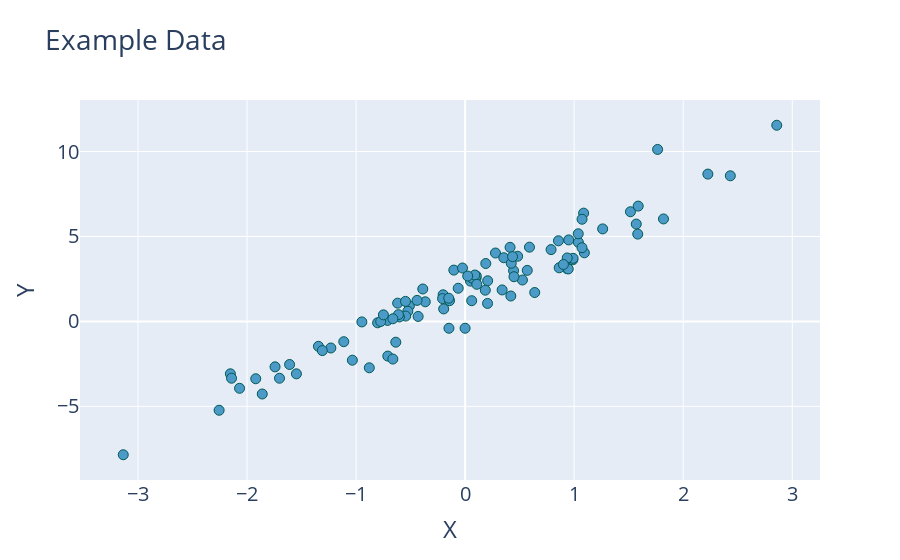

Here is the notebook cell this chart was saved with:
### Code cell
# Let's generate some data for the example
import numpy as np
import pandas as pd
import seaborn as sns

# X is taken from random realizations of a normal distribution
X = np.random.randn(100)

# Let's say the true relation between X and Y is defined by the function f(x) = 3x + 2
Y = X*3 + 2

# Let's now add some noise to the measure of Y, taken from a normal distribution
noise = np.random.randn(100)
Y += noise

# This is what our data looks like
import plotly.graph_objects as go
fig = go.Figure()
fig.add_trace(go.Scatter(x=X,y=Y,
              marker=dict(color=color_chart[0], size=10),
              mode="markers",
              name = "data"))
fig.update_layout(
    title="Example Data",
    xaxis_title="X",
    yaxis_title="Y"
    )
fig.data[0].marker.line.width = 1
fig.data[0].marker.line.color = color_chart[-1]
fig.update_layout(font=dict(size=20))
fig.show()

### Figure 1 — Plotly figure (JSON) as saved in the notebook; plotly's stock layout.template omitted (floating-point values rounded to 4 significant figures)
{"data": [{"marker": {"color": "#4B9AC7", "line": {"color": "#015955", "width": 1}, "size": 10}, "mode": "markers", "name": "data", "type": "scatter", "x": [0.2065, -0.1484, -0.0003126, 1.261, -0.8028, -0.6189, 0.0492, 0.2783, 1.094, 0.8558, 1.087, -0.712, -1.861, 2.858, -0.7743, -0.9471, 0.5255, -0.6359, -1.743, 2.226, -2.256, -0.5117, -0.202, -0.1039, 0.9347, 0.9875, -0.2069, -0.3884, 0.3544, 0.1004, 2.432, 0.06024, 0.419, 1.039, 0.1023, 0.8625, -0.1968, 0.444, 0.1894, -0.02423, -0.1433, -0.5254, 0.1852, 0.0691, 0.99, 0.6383, -1.702, -1.113, -0.5454, -1.61, -0.6029, -0.3656, 1.819, 1.57, 0.9362, 1.072, 0.4229, -0.06349, -0.1504, -0.7092, -2.153, -0.6117, 0.7881, -2.069, 0.06421, 1.072, 0.4817, 0.9455, -1.547, 0.9013, 0.9498, -0.879, -1.232, -0.547, 1.516, 1.037, 1.583, 0.59, -1.92, -0.4408, -2.142, 0.4479, -1.034, 0.08882, 0.3393, 0.2056, -3.135, 1.587, -0.663, 0.412, -1.345, -0.431, 1.765, -0.7494, -1.31, 0.1069, 0.5696, 0.4347, -0.6626, 0.02369], "y": [2.391, -0.4026, -0.4019, 5.446, -0.08149, 1.075, 2.372, 4.026, 4.037, 4.745, 6.373, 0.0592, -4.272, 11.55, -0.002987, -0.02985, 2.437, -1.223, -2.674, 8.671, -5.23, 0.9066, 1.566, 3.02, 3.108, 3.627, 1.343, 1.909, 3.749, 2.549, 8.57, 1.218, 1.496, 4.656, 2.677, 3.156, 0.7356, 2.982, 3.408, 3.142, 1.219, 0.5978, 1.838, 2.549, 3.714, 1.701, -3.344, -1.194, 0.3141, -2.535, 0.2619, 1.155, 6.032, 5.73, 3.735, 6.014, 3.421, 1.952, 1.365, -2.041, -3.084, 0.3976, 4.226, -3.937, 2.554, 4.338, 3.835, 3.087, -3.086, 3.351, 4.798, -2.73, -1.564, 1.179, 6.455, 5.158, 5.14, 4.37, -3.375, 1.238, -3.343, 2.631, -2.282, 2.729, 1.853, 1.059, -7.848, 6.787, -2.214, 4.359, -1.465, 0.2918, 10.12, 0.3854, -1.717, 2.184, 3.004, 3.814, 0.1564, 2.671]}], "layout": {"font": {"size": 20}, "title": {"text": "Example Data"}, "xaxis": {"title": {"text": "X"}}, "yaxis": {"title": {"text": "Y"}}}}
